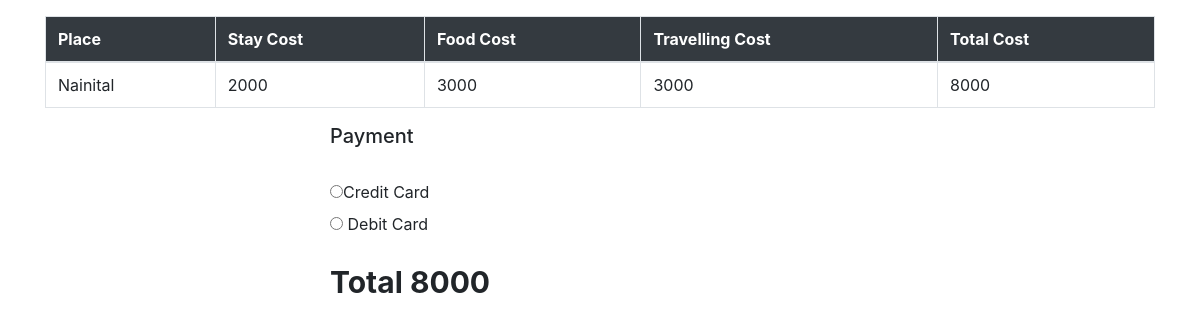
Screenshot of /payment.php (signed in) with the database file from the repository.
### tables this page shows
CREATE TABLE `booking` (
  `ID` int(11) NOT NULL,
  `User Id` varchar(200) NOT NULL,
  `Place` varchar(255) NOT NULL,
  `Mode Of Travelling` varchar(255) NOT NULL,
  `Persons` int(11) NOT NULL,
  `Total Cost` int(11) NOT NULL,
  `Stay Cost` int(11) NOT NULL,
  `Food Cost` int(11) NOT NULL,
  `Travelling Cost` int(11) NOT NULL,
  `Travelling Date` date NOT NULL,
  `status` varchar(20) NOT NULL
);

### payment.php (the view, shortened to what this page needs)
<?php
include "include/connection.php";
$Username=$_SESSION['email'];
$sql="SELECT * FROM `booking` WHERE `User Id`='$Username'";
	$data=mysqli_query($con,$sql);
	$row=mysqli_fetch_array($data);
    $place=$row['Place'];
    $sa=$row['Stay Cost'];
    $fa=$row['Food Cost'];
    $travel=$row['Travelling Cost'];
    $total=$row['Total Cost'];
?>
<link rel="stylesheet" type="text/css" href="css/bootstrap.min.css">
<body>
<div  class="container mt-3">
	<div class="row">
		<div class="col-md-12">
	<center>
	<table class="table table-bordered">
	<thead class="bg-dark text-white">
		<th>Place</th>
		<th>Stay Cost</th>
		<th>Food Cost</th>
		<th>Travelling Cost</th>
		<th>Total Cost</th>
	</thead>
	<tbody>
		<tr><td><?php echo $place; ?></td>
			<td><?php echo $sa; ?></td>
			<td><?php echo $fa; ?></td>
			<td><?php echo $travel;?></td>
			<td><?php echo $total;?> </td>
		</tr>
	</tbody>
</div>
</div>
<div class="container w-50">
<H5>Payment</H5>
<form method="post" class="form">
	<br>
	<input type="radio" name="Card" value="Credit" id="cc"><label for="cc">Credit Card</label><br>
	<input type="radio" name="Card" value="Debit" id="dc"> <label for="dc">Debit Card</label>
</form>
<p style="font-weight: bold;font-size: 30px;">Total <?php echo $total;?></p>
</div>

### rows the page displays
booking: Place "Nainital", Stay Cost "2000", Food Cost "3000", Travelling Cost "3000", Total Cost "8000"
